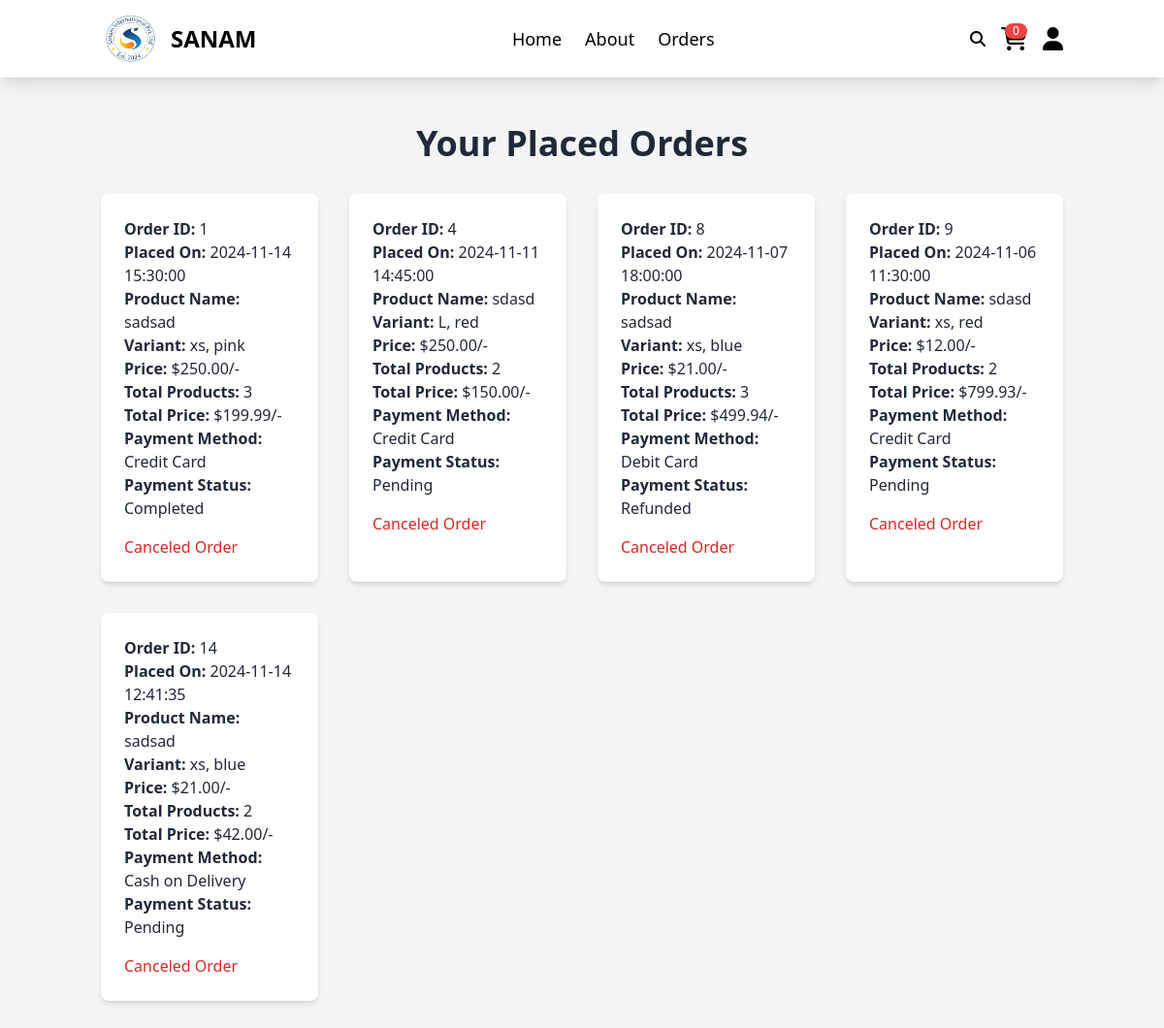
Screenshot of /orders.php (signed in) with the database file from the repository.
### tables this page shows
CREATE TABLE `orders` (
  `id` int(11) NOT NULL,
  `user_id` int(11) NOT NULL,
  `product_id` int(11) NOT NULL,
  `variants_id` int(11) NOT NULL,
  `number` int(11) NOT NULL,
  `method` varchar(255) NOT NULL,
  `address` text NOT NULL,
  `total_price` decimal(10,2) NOT NULL,
  `placed_on` datetime DEFAULT current_timestamp(),
  `payment_status` enum('pending','paid','failed','refunded','completed') NOT NULL,
  `created_at` timestamp NOT NULL DEFAULT current_timestamp(),
  `updated_at` timestamp NOT NULL DEFAULT current_timestamp() ON UPDATE current_timestamp(),
  `name` varchar(255) DEFAULT NULL,
  `email` varchar(255) DEFAULT NULL,
  `total_products` int(11) NOT NULL DEFAULT 0
);

CREATE TABLE `products` (
  `id` int(100) NOT NULL,
  `name` varchar(100) NOT NULL,
  `category` varchar(100) NOT NULL,
  `gender` enum('male','female','child') NOT NULL DEFAULT 'male',
  `stock_quantity` int(11) NOT NULL DEFAULT 0,
  `weight` decimal(10,2) NOT NULL DEFAULT 0.00,
  `slug` varchar(255) NOT NULL,
  `meta_description` text DEFAULT NULL,
  `seo_keywords` text DEFAULT NULL,
  `tags` text NOT NULL,
  `image` varchar(100) NOT NULL,
  `created_at` timestamp NOT NULL DEFAULT current_timestamp(),
  `updated_at` timestamp NOT NULL DEFAULT current_timestamp() ON UPDATE current_timestamp(),
  `popularity` int(11) DEFAULT 0
);

CREATE TABLE `product_variants` (
  `id` int(11) NOT NULL,
  `product_id` int(11) DEFAULT NULL,
  `size` varchar(50) DEFAULT NULL,
  `color` varchar(50) DEFAULT NULL,
  `price` decimal(10,2) DEFAULT NULL,
  `stock_quantity` int(11) DEFAULT NULL,
  `created_at` timestamp NOT NULL DEFAULT current_timestamp(),
  `updated_at` timestamp NOT NULL DEFAULT current_timestamp() ON UPDATE current_timestamp()
);

### orders.php (the view, shortened to what this page needs)
<!DOCTYPE html>
<html lang="en">
<head>
    <link rel="stylesheet" href="https://cdnjs.cloudflare.com/ajax/libs/font-awesome/6.1.1/css/all.min.css">
    <script src="https://cdn.tailwindcss.com"></script>
</head>
<body class="bg-gray-100 text-gray-800">
<?php include 'components/user_header.php'; ?>
<section class="py-12">
    <div class="container mx-auto px-4">
        <h1 class="text-4xl font-semibold text-center mb-8">Your Placed Orders</h1>
        <div class="grid grid-cols-1 sm:grid-cols-2 md:grid-cols-3 lg:grid-cols-4 gap-8">
            <?php
            $select_orders = $conn->prepare("SELECT o.*, p.name AS product_name, pv.size, pv.color, pv.price,
                                                u.name AS user_name, u.email AS user_email, u.number AS user_number
                                                FROM `orders` o
                                                LEFT JOIN `products` p ON o.product_id = p.id
                                                LEFT JOIN `product_variants` pv ON o.variants_id = pv.id
                                                LEFT JOIN `users` u ON o.user_id = u.id
                                                WHERE o.user_id = ?");
            $select_orders->execute([$user_id]);
            if ($select_orders->rowCount() > 0) {
                while ($fetch_orders = $select_orders->fetch(PDO::FETCH_ASSOC)) {
            ?>
            <div class="bg-white p-6 rounded-lg shadow-md hover:shadow-xl transition duration-300">
                <p><strong>Order ID:</strong> <span class="font-medium"><?= $fetch_orders['id']; ?></span></p>
                <p><strong>Placed On:</strong> <span class="font-medium"><?= $fetch_orders['placed_on']; ?></span></p>
                <p><strong>Product Name:</strong> <span class="font-medium"><?= $fetch_orders['product_name']; ?></span></p>
                <p><strong>Variant:</strong> <span class="font-medium"><?= $fetch_orders['size']; ?>, <?= $fetch_orders['color']; ?></span></p>
                <p><strong>Price:</strong> <span class="font-medium">$<?= $fetch_orders['price']; ?>/-</span></p>
                <p><strong>Total Products:</strong> <span class="font-medium"><?= $fetch_orders['total_products']; ?></span></p>
                <p><strong>Total Price:</strong> <span class="font-medium">$<?= $fetch_orders['total_price']; ?>/-</span></p>
                <p><strong>Payment Method:</strong> <span class="font-medium"><?= $fetch_orders['method']; ?></span></p>
                <p><strong>Payment Status:</strong> <span class="font-medium"><?= ucfirst($fetch_orders['payment_status']); ?></span></p>
                <form action="" method="POST" class="mt-4">
                    <div class="flex justify-between items-center">
                        <a href="orders.php?delete=<?= $fetch_orders['id']; ?>&csrf_token=<?= $_SESSION['csrf_token']; ?>" class="text-red-600 hover:text-red-500" onclick="return confirm('Are you sure you want to Canceled this order?');">Canceled Order </a>
                    </div>
                </form>
            </div>
            <?php
                }
            } else {
                echo '<p class="col-span-full text-center text-gray-500">You have not placed any orders yet!</p>';
            }
            ?>
        </div>
    </div>
</section>
</body>
</html>

### rows the page displays
orders: id "1", placed_on "2024-11-14 15:30:00", product.name "sadsad", variants.size "xs", variants.color "pink", variants.price "250.00", total_products "3", total_price "199.99", method "Credit Card", payment_status "Completed"
orders: id "4", placed_on "2024-11-11 14:45:00", product.name "sdasd", variants.size "L", variants.color "red", variants.price "250.00", total_products "2", total_price "150.00", method "Credit Card", payment_status "Pending"
orders: id "8", placed_on "2024-11-07 18:00:00", product.name "sadsad", variants.size "xs", variants.color "blue", variants.price "21.00", total_products "3", total_price "499.94", method "Debit Card", payment_status "Refunded"
orders: id "9", placed_on "2024-11-06 11:30:00", product.name "sdasd", variants.size "xs", variants.color "red", variants.price "12.00", total_products "2", total_price "799.93", method "Credit Card", payment_status "Pending"
orders: id "14", placed_on "2024-11-14 12:41:35", product.name "sadsad", variants.size "xs", variants.color "blue", variants.price "21.00", total_products "2", total_price "42.00", method "Cash on Delivery", payment_status "Pending"

### other values shown
$total_cart_items "0"
